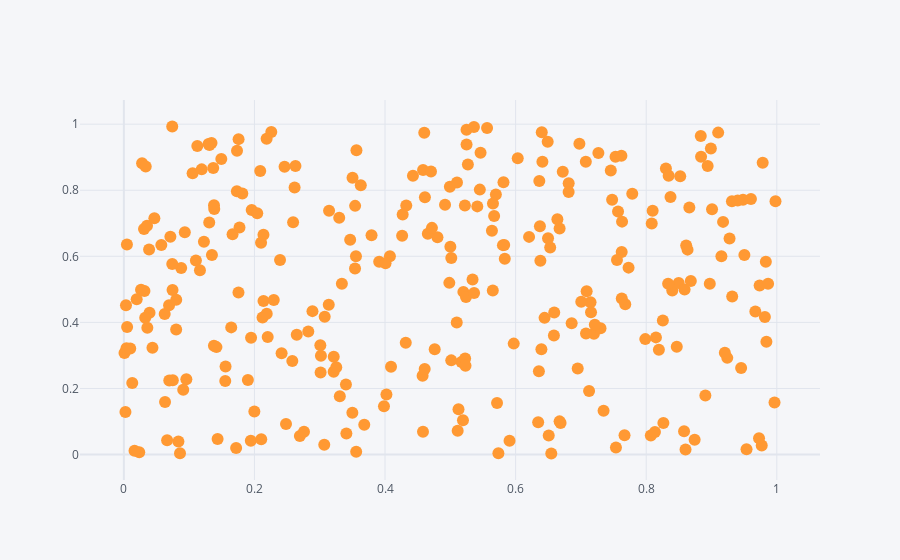

The notebook cell this image was saved under:
### Code cell
df.iplot(x='a',y='b',mode="markers")

### Figure 1 — Plotly figure (JSON) as saved in the notebook; plotly's stock layout.template omitted (floating-point values rounded to 4 significant figures; data arrays with more than 128 entries replaced by an {"elided": "..."} marker saying what was removed)
{"data": [{"line": {"color": "rgba(255, 153, 51, 1.0)", "dash": "solid", "shape": "linear", "width": 1.3}, "marker": {"size": 12, "symbol": "circle"}, "mode": "markers", "name": "b", "text": "", "type": "scatter", "x": {"elided": "300 float values"}, "y": {"elided": "300 float values"}}], "layout": {"legend": {"bgcolor": "#F5F6F9", "font": {"color": "#4D5663"}}, "paper_bgcolor": "#F5F6F9", "plot_bgcolor": "#F5F6F9", "title": {"font": {"color": "#4D5663"}}, "xaxis": {"gridcolor": "#E1E5ED", "showgrid": true, "tickfont": {"color": "#4D5663"}, "title": {"font": {"color": "#4D5663"}, "text": ""}, "zerolinecolor": "#E1E5ED"}, "yaxis": {"gridcolor": "#E1E5ED", "showgrid": true, "tickfont": {"color": "#4D5663"}, "title": {"font": {"color": "#4D5663"}, "text": ""}, "zerolinecolor": "#E1E5ED"}}}
